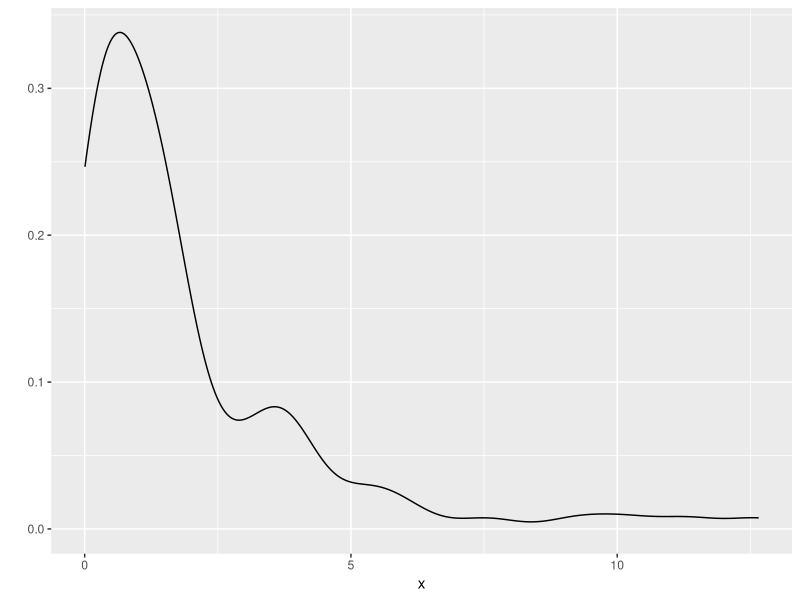
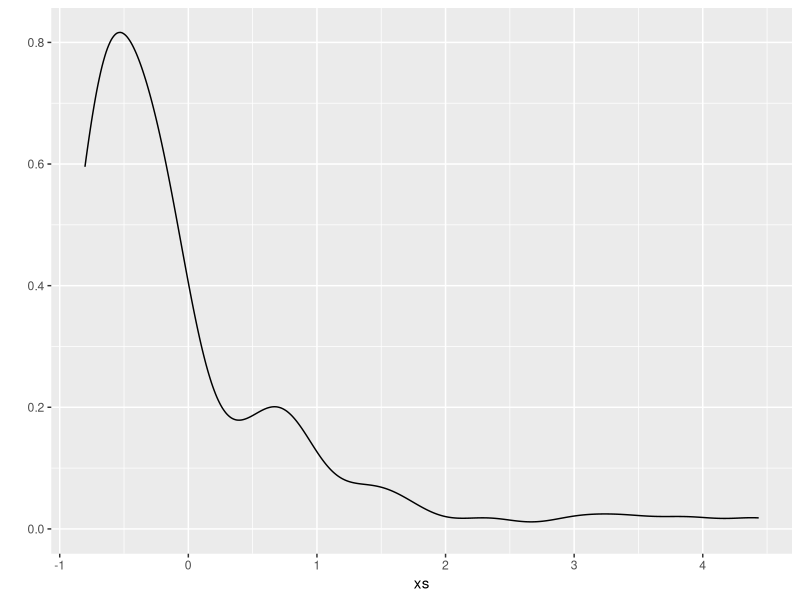
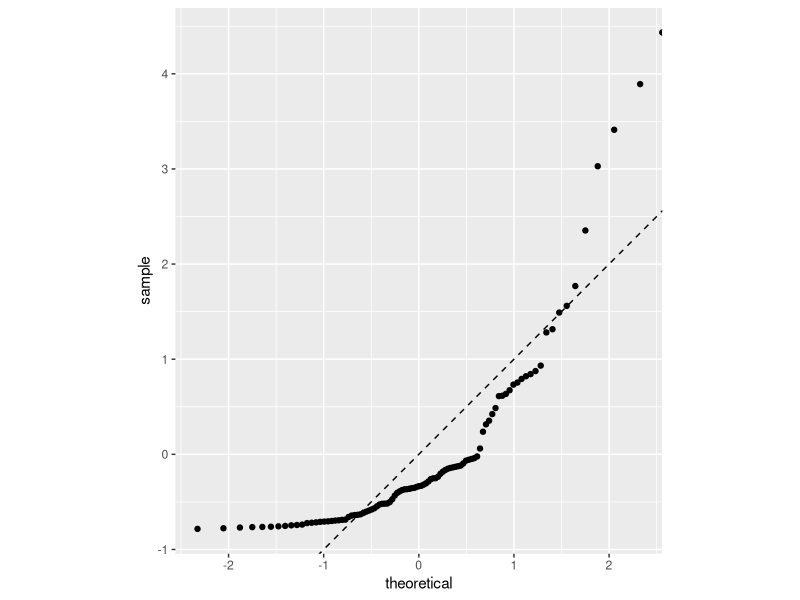

Recreate these plots in R, in order.
# QQ plots from scratch
library(ggplot2)
library(dplyr)

x <- rpois(100, 13)
x <- rpois(100, 3)
x <- runif(100)
x <- rchisq(100, 2)
xs <- scale(x)
qplot(x, geom = 'density')
qplot(xs, geom = 'density')

X <- tibble(
  p = seq.int(.01, 1, by = .01),
  theoretical = qnorm(p),
  sample = quantile(xs, p)
)
X

ggplot(X, aes(x = theoretical, y = sample)) +
  geom_point() +
  coord_fixed() +
  geom_abline(lty = 'dashed')
